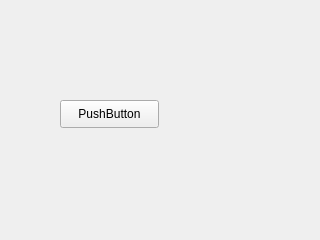
<?xml version="1.0" encoding="UTF-8"?>
<ui version="4.0">
 <class>MainWindow</class>
 <widget class="QMainWindow" name="MainWindow">
  <property name="geometry">
   <rect>
    <x>0</x>
    <y>0</y>
    <width>320</width>
    <height>240</height>
   </rect>
  </property>
  <property name="windowTitle">
   <string>MainWindow</string>
  </property>
  <widget class="QWidget" name="centralwidget">
   <widget class="QPushButton" name="pushButton">
    <property name="geometry">
     <rect>
      <x>60</x>
      <y>100</y>
      <width>99</width>
      <height>28</height>
     </rect>
    </property>
    <property name="text">
     <string>PushButton</string>
    </property>
   </widget>
  </widget>
 </widget>
 <resources/>
 <connections/>
</ui>
